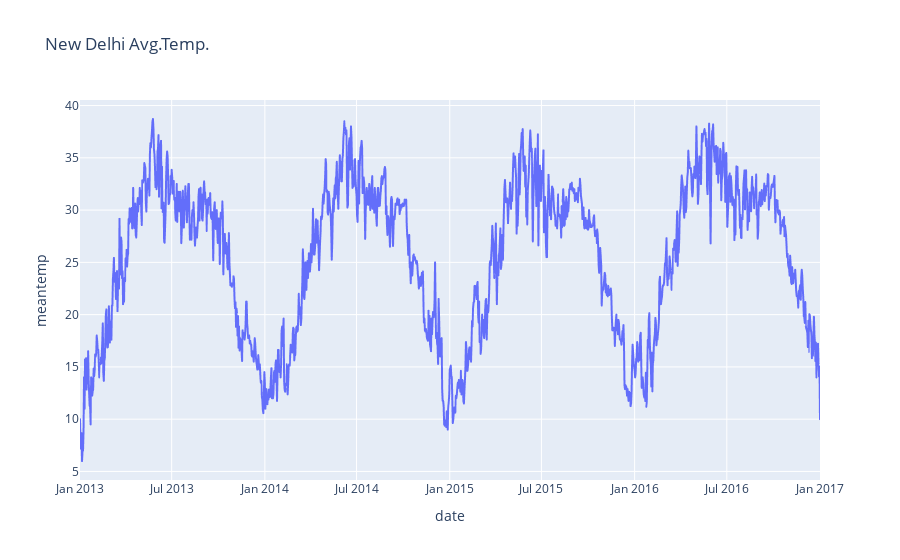

Here is the notebook cell this chart was saved with:
### Code cell
figure

### Figure 1 — Plotly figure (JSON) as saved in the notebook; plotly's stock layout.template omitted (floating-point values rounded to 4 significant figures; data arrays with more than 128 entries replaced by an {"elided": "..."} marker saying what was removed)
{"data": [{"hovertemplate": "date=%{x}<br>meantemp=%{y}<extra></extra>", "legendgroup": "", "line": {"color": "#636efa", "dash": "solid"}, "marker": {"symbol": "circle"}, "mode": "lines", "name": "", "showlegend": false, "type": "scattergl", "x": {"elided": "1462 str values"}, "xaxis": "x", "y": {"elided": "1462 float values"}, "yaxis": "y"}], "layout": {"legend": {"tracegroupgap": 0}, "title": {"text": "New Delhi Avg.Temp."}, "xaxis": {"anchor": "y", "domain": [0, 1], "title": {"text": "date"}}, "yaxis": {"anchor": "x", "domain": [0, 1], "title": {"text": "meantemp"}}}}
